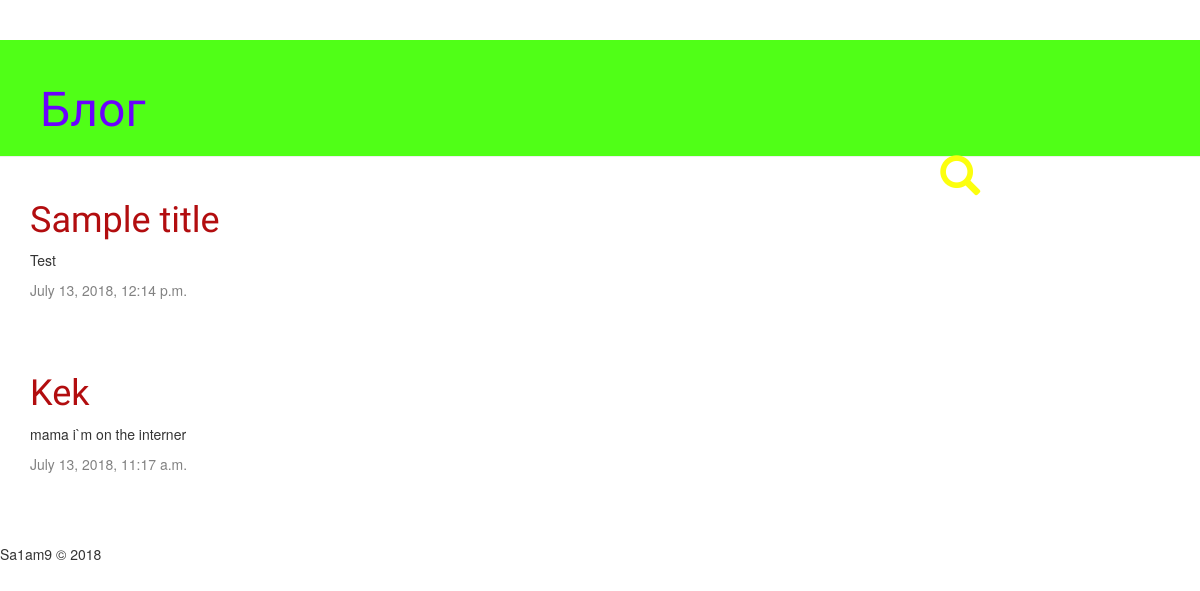
The app's page /, older data.
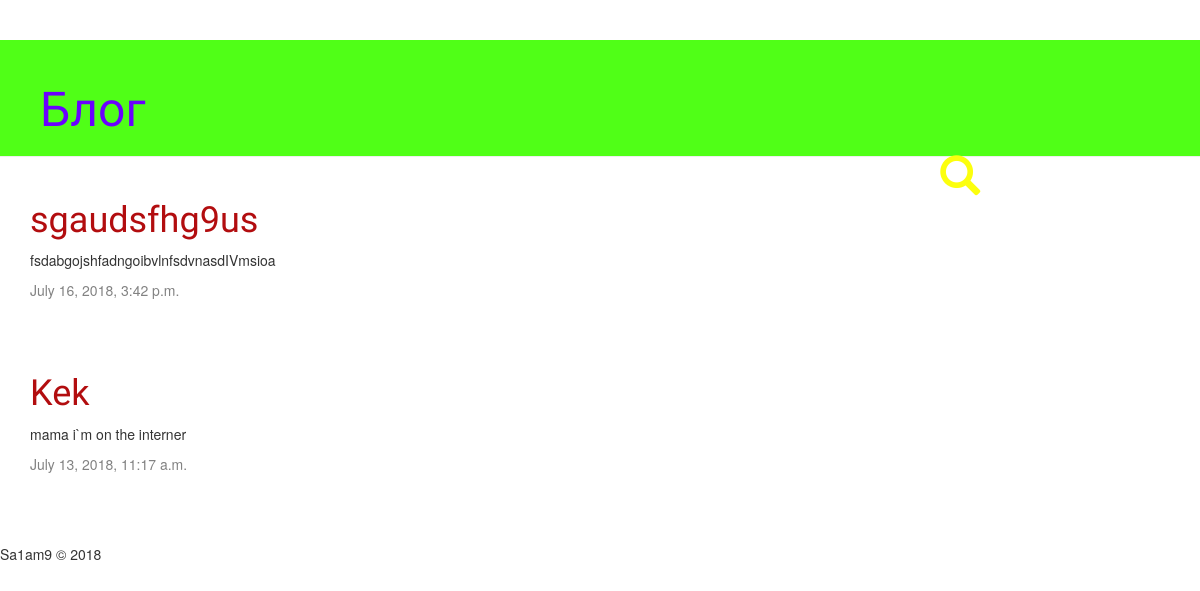
The same page, newer data.
### blog/models.py (models this page shows, shortened)
class Post(models.Model):
    author = models.ForeignKey('auth.User', on_delete=models.CASCADE)
    title = models.CharField(max_length=200)
    text = models.TextField()
    created_date = models.DateTimeField(
            default=timezone.now)
    published_date = models.DateTimeField(
       blank=True, null=True)

### blog/views.py (the view)
# urls.py: url(r'^$', views.post_list, name='post_list'),
def post_list(request):
    posts = Post.objects.filter(published_date__lte=timezone.now()).order_by('published_date')
    return render(request, 'post_list.html', {"posts" : posts[::-1]})

### blog/templates/post_list.html
{% extends 'base.html' %}
{% block content %}
    {% for post in posts %}
        <div class="post">
            <h1><a href="{% url 'post_detail' pk=post.pk %}">{{ post.title }}</a></h1>
            <p>{{ post.text|linebreaksbr }}</p>
         <div class="date">
                {{ post.published_date }}
         </div>
        </div>
    {% endfor %}
{% endblock %}

Row changes from the older to the newer data that the page shows:
removed Post: title "Sample title", text "Test", published_date "July 13, 2018, 12:14 p.m."
added Post: title "sgaudsfhg9us", text "fsdabgojshfadngoibvlnfsdvnasdIVmsioa", published_date "July 16, 2018, 3:42 p.m."
